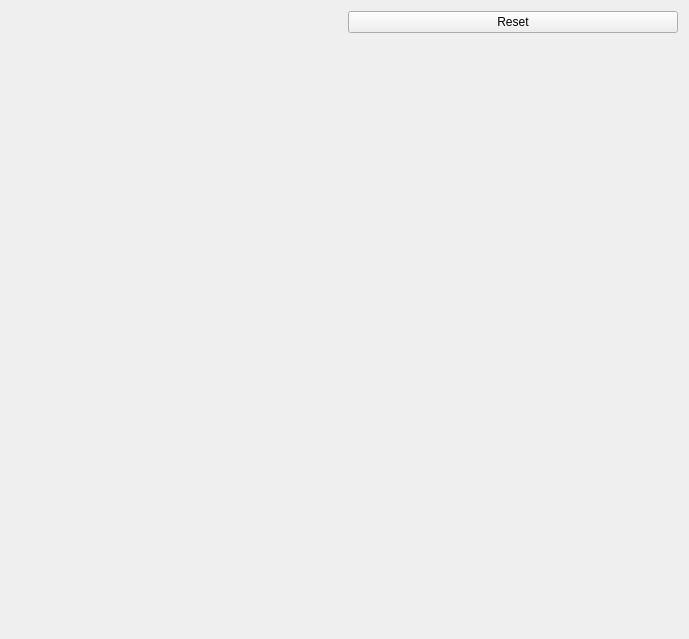
<?xml version="1.0" encoding="UTF-8"?>
<ui version="4.0">
 <class>UAV_Inertial</class>
 <widget class="QWidget" name="UAV_Inertial">
  <property name="geometry">
   <rect>
    <x>0</x>
    <y>0</y>
    <width>689</width>
    <height>639</height>
   </rect>
  </property>
  <property name="windowTitle">
   <string>Form</string>
  </property>
  <layout class="QHBoxLayout" name="horizontalLayout">
   <item>
    <layout class="QVBoxLayout" name="verticalLayout_2">
     <item>
      <widget class="QCustomPlot" name="acceleration_plot" native="true"/>
     </item>
     <item>
      <widget class="QCustomPlot" name="velocity_plot" native="true"/>
     </item>
     <item>
      <widget class="QCustomPlot" name="position_plot" native="true"/>
     </item>
    </layout>
   </item>
   <item>
    <layout class="QVBoxLayout" name="verticalLayout">
     <item>
      <widget class="QPushButton" name="reset_inertial_frame">
       <property name="text">
        <string>Reset</string>
       </property>
      </widget>
     </item>
     <item>
      <widget class="QWidget" name="position_map" native="true"/>
     </item>
     <item>
      <widget class="Attitude" name="attitude" native="true">
       <property name="sizePolicy">
        <sizepolicy hsizetype="Minimum" vsizetype="Minimum">
         <horstretch>0</horstretch>
         <verstretch>0</verstretch>
        </sizepolicy>
       </property>
      </widget>
     </item>
    </layout>
   </item>
  </layout>
 </widget>
 <customwidgets>
  <customwidget>
   <class>QCustomPlot</class>
   <extends>QWidget</extends>
   <header>qcustomplot.h</header>
   <container>1</container>
  </customwidget>
  <customwidget>
   <class>Attitude</class>
   <extends>QWidget</extends>
   <header>Attitude.h</header>
   <container>1</container>
  </customwidget>
 </customwidgets>
 <resources/>
 <connections/>
</ui>
